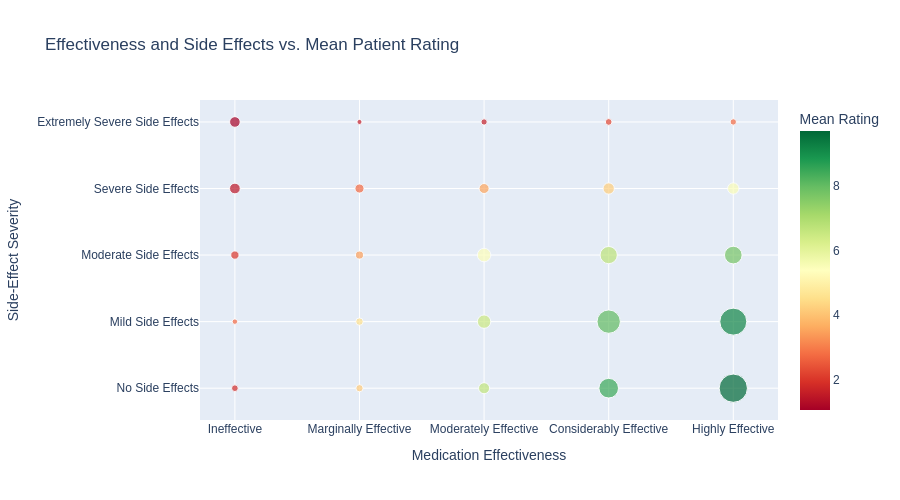

Notebook source saved alongside this figure:
### Code cell
# Create grouped summary

grouped_scores = df.groupby(
    ['effectiveness_score', 'sideEffect_severity_score']
).agg(
    mean_rating=('rating', 'mean'),
    patient_count=('rating', 'count')
).reset_index()

# Convert scores to meaningful labels
effectiveness_labels = {
    0: 'Ineffective',
    1: 'Marginally Effective',
    2: 'Moderately Effective',
    3: 'Considerably Effective',
    4: 'Highly Effective'
}

side_effect_labels = {
    0: 'No Side Effects',
    1: 'Mild Side Effects',
    2: 'Moderate Side Effects',
    3: 'Severe Side Effects',
    4: 'Extremely Severe Side Effects'
}

grouped_scores['effectiveness'] = (
    grouped_scores['effectiveness_score'].map(effectiveness_labels)
)

grouped_scores['side_effects'] = (
    grouped_scores['sideEffect_severity_score'].map(side_effect_labels)
)

# Create visualization
fig2 = px.scatter(
    grouped_scores,
    x='effectiveness',
    y='side_effects',
    size='patient_count',
    color='mean_rating',
    color_continuous_scale='RdYlGn',
    title='Effectiveness and Side Effects vs. Mean Patient Rating',
    labels={
        'effectiveness': 'Medication Effectiveness',
        'side_effects': 'Side-Effect Severity',
        'mean_rating': 'Mean Rating',
        'patient_count': 'Number of Patients'
    }
)

fig2.update_layout(
    font_family='sans-serif',
    height=500
)

fig2.show()

### Figure 1 — Plotly figure (JSON) as saved in the notebook; plotly's stock layout.template omitted (floating-point values rounded to 4 significant figures)
{"data": [{"hovertemplate": "Medication Effectiveness=%{x}<br>Side-Effect Severity=%{y}<br>Number of Patients=%{marker.size}<br>Mean Rating=%{marker.color}<extra></extra>", "legendgroup": "", "marker": {"color": [1.767, 2.65, 1.978, 1.434, 1.053, 4.114, 4.514, 3.442, 2.727, 1.529, 6.654, 6.496, 5.451, 3.507, 1.538, 8.463, 8.025, 6.716, 4.188, 2.2, 9.696, 9.178, 7.757, 5.488, 2.704], "coloraxis": "coloraxis", "size": [30, 20, 46, 76, 75, 35, 37, 43, 55, 17, 81, 119, 122, 67, 26, 255, 361, 197, 85, 30, 529, 482, 206, 86, 27], "sizemode": "area", "sizeref": 1.323, "symbol": "circle"}, "mode": "markers", "name": "", "orientation": "v", "showlegend": false, "type": "scatter", "x": ["Ineffective", "Ineffective", "Ineffective", "Ineffective", "Ineffective", "Marginally Effective", "Marginally Effective", "Marginally Effective", "Marginally Effective", "Marginally Effective", "Moderately Effective", "Moderately Effective", "Moderately Effective", "Moderately Effective", "Moderately Effective", "Considerably Effective", "Considerably Effective", "Considerably Effective", "Considerably Effective", "Considerably Effective", "Highly Effective", "Highly Effective", "Highly Effective", "Highly Effective", "Highly Effective"], "xaxis": "x", "y": ["No Side Effects", "Mild Side Effects", "Moderate Side Effects", "Severe Side Effects", "Extremely Severe Side Effects", "No Side Effects", "Mild Side Effects", "Moderate Side Effects", "Severe Side Effects", "Extremely Severe Side Effects", "No Side Effects", "Mild Side Effects", "Moderate Side Effects", "Severe Side Effects", "Extremely Severe Side Effects", "No Side Effects", "Mild Side Effects", "Moderate Side Effects", "Severe Side Effects", "Extremely Severe Side Effects", "No Side Effects", "Mild Side Effects", "Moderate Side Effects", "Severe Side Effects", "Extremely Severe Side Effects"], "yaxis": "y"}], "layout": {"coloraxis": {"colorbar": {"title": {"text": "Mean Rating"}}, "colorscale": [[0, "rgb(165,0,38)"], [0.1, "rgb(215,48,39)"], [0.2, "rgb(244,109,67)"], [0.3, "rgb(253,174,97)"], [0.4, "rgb(254,224,139)"], [0.5, "rgb(255,255,191)"], [0.6, "rgb(217,239,139)"], [0.7, "rgb(166,217,106)"], [0.8, "rgb(102,189,99)"], [0.9, "rgb(26,152,80)"], [1, "rgb(0,104,55)"]]}, "font": {"family": "sans-serif"}, "height": 500, "legend": {"itemsizing": "constant", "tracegroupgap": 0}, "title": {"text": "Effectiveness and Side Effects vs. Mean Patient Rating"}, "xaxis": {"anchor": "y", "domain": [0, 1], "title": {"text": "Medication Effectiveness"}}, "yaxis": {"anchor": "x", "domain": [0, 1], "title": {"text": "Side-Effect Severity"}}}}
